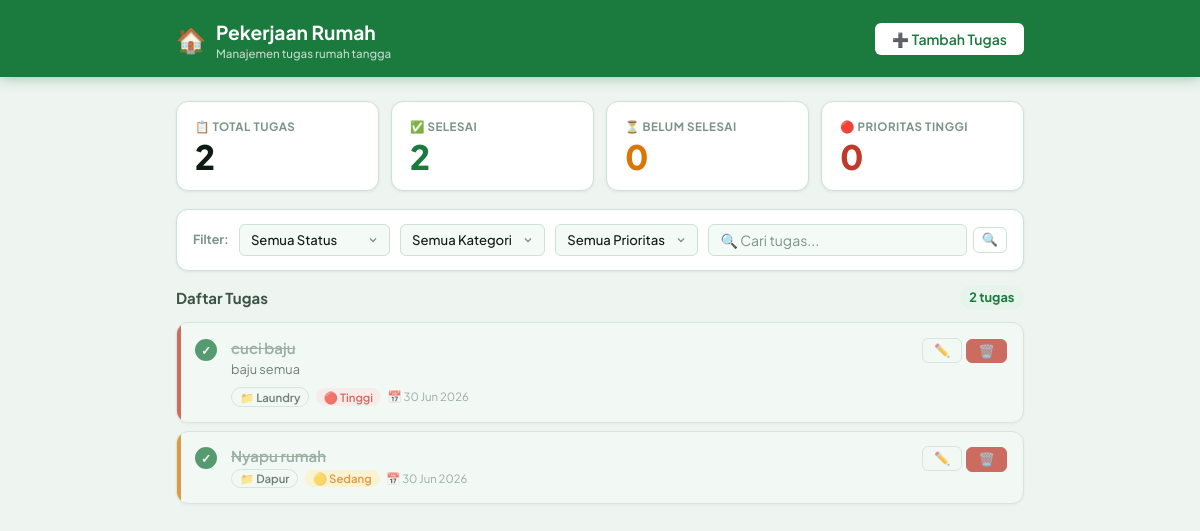
The page / on the database its author committed.
### tables this page shows
CREATE TABLE tasks (
                id              INTEGER PRIMARY KEY AUTOINCREMENT,
                judul           TEXT    NOT NULL,
                deskripsi       TEXT    DEFAULT '',
                kategori        TEXT    DEFAULT 'Lainnya',
                prioritas       TEXT    DEFAULT 'Sedang',
                status          INTEGER DEFAULT 0,
                tanggal_target  DATE,
                dibuat_pada     DATETIME DEFAULT CURRENT_TIMESTAMP
            );

### index.php (the view, shortened to what this page needs)
<?php
$db = getDB();
$f_status    = $_GET['status']    ?? 'semua';
$f_kategori  = $_GET['kategori']  ?? 'semua';
$f_prioritas = $_GET['prioritas'] ?? 'semua';
$q           = trim($_GET['q']    ?? '');
$where  = ['1=1'];
$params = [];
$whereStr = implode(' AND ', $where);
$stmt = $db->prepare("
    SELECT * FROM tasks
    WHERE {$whereStr}
    ORDER BY
        status ASC,
        CASE prioritas WHEN 'Tinggi' THEN 1 WHEN 'Sedang' THEN 2 ELSE 3 END ASC,
        dibuat_pada DESC
");
$stmt->execute($params);
$tasks = $stmt->fetchAll();
$stats = $db->query("
    SELECT
        COUNT(*)  AS total,
        SUM(status)  AS selesai,
        SUM(CASE WHEN status = 0 THEN 1 ELSE 0 END) AS belum,
        SUM(CASE WHEN prioritas = 'Tinggi' AND status = 0 THEN 1 ELSE 0 END) AS tinggi
    FROM tasks
")->fetch();
$today     = date('Y-m-d');
$hasFilter = ($f_status !== 'semua' || $f_kategori !== 'semua' || $f_prioritas !== 'semua' || $q !== '');
?>
<!DOCTYPE html>
<html lang="id">
<head>
  <link rel="stylesheet" href="style.css">
</head>
<body>
<header class="app-header">
  <div class="container">
    <a href="index.php" class="app-logo">
      <span class="icon">🏠</span>
      <div>
        <h1>Pekerjaan Rumah</h1>
        <p>Manajemen tugas rumah tangga</p>
      </div>
    </a>
    <a href="add.php" class="btn btn-white">➕ Tambah Tugas</a>
  </div>
</header>
<main>
<div class="container">
  <div class="stats-grid">
    <div class="stat-card">
      <div class="lbl">📋 Total Tugas</div>
      <div class="val"><?= (int)$stats['total'] ?></div>
    </div>
    <div class="stat-card s-selesai">
      <div class="lbl">✅ Selesai</div>
      <div class="val"><?= (int)$stats['selesai'] ?></div>
    </div>
    <div class="stat-card s-pending">
      <div class="lbl">⏳ Belum Selesai</div>
      <div class="val"><?= (int)$stats['belum'] ?></div>
    </div>
    <div class="stat-card s-tinggi">
      <div class="lbl">🔴 Prioritas Tinggi</div>
      <div class="val"><?= (int)$stats['tinggi'] ?></div>
    </div>
  </div>
  <form method="GET" action="index.php" class="filter-bar">
    <span class="filter-lbl">Filter:</span>
    <select name="status" class="filter-select" onchange="this.form.submit()">
      <option value="semua"  <?= $f_status==='semua'   ? 'selected':'' ?>>Semua Status</option>
    </select>
    <select name="kategori" class="filter-select" onchange="this.form.submit()">
      <option value="semua" <?= $f_kategori==='semua' ? 'selected':'' ?>>Semua Kategori</option>
    </select>
    <select name="prioritas" class="filter-select" onchange="this.form.submit()">
      <option value="semua"  <?= $f_prioritas==='semua'  ? 'selected':'' ?>>Semua Prioritas</option>
    </select>
    <div class="search-wrap">
      <input type="search" name="q" class="search-input"
             placeholder="🔍 Cari tugas..."
             value="<?= htmlspecialchars($q) ?>">
      <button type="submit" class="btn btn-outline btn-sm btn-icon" title="Cari">🔍</button>
    </div>
  </form>
  <div class="section-hdr">
    <h2>Daftar Tugas <?= $hasFilter ? '<span style="font-weight:500;color:var(--text-3)">(filter aktif)</span>' : '' ?></h2>
    <span class="count-pill"><?= count($tasks) ?> tugas</span>
  </div>
  <?php if (empty($tasks)): ?>
  <div class="empty">
    <div class="ico">📋</div>
    <h3>Tidak ada tugas ditemukan</h3>
    <p><?= $hasFilter
        ? 'Coba ubah atau reset filter di atas.'
        : 'Yuk mulai catat pekerjaan rumah kamu!' ?></p>
    <?php if (!$hasFilter): ?>
    <a href="add.php" class="btn btn-primary">➕ Tambah Tugas Pertama</a>
    <?php else: ?>
    <a href="index.php" class="btn btn-outline">✕ Reset Filter</a>
    <?php endif; ?>
  </div>
  <?php else: ?>
  <div class="task-list">
    <?php foreach ($tasks as $task): ?>
    <?php
      $done      = $task['status'] == 1;
      $prioLower = strtolower($task['prioritas']);
      $overdue   = !$done && $task['tanggal_target'] && $task['tanggal_target'] < $today;
    ?>
    <div class="task-card prio-<?= $prioLower ?> <?= $done ? 'done' : '' ?>">
      <div class="task-toggle">
        <form method="POST" action="toggle.php">
          <button type="submit" class="toggle-btn"
                  title="<?= $done ? 'Tandai Belum Selesai' : 'Tandai Selesai' ?>">
            <?= $done ? '✓' : '' ?>
          </button>
        </form>
      </div>
      <div class="task-body">
        <div class="task-judul"><?= htmlspecialchars($task['judul']) ?></div>
        <?php if (!empty($task['deskripsi'])): ?>
        <div class="task-desc"><?= htmlspecialchars($task['deskripsi']) ?></div>
        <?php endif; ?>
        <div class="task-meta">
          <span class="badge badge-kat">📁 <?= htmlspecialchars($task['kategori']) ?></span>
          <span class="badge badge-<?= $prioLower ?>">
            <?= $task['prioritas']==='Tinggi' ? '🔴' : ($task['prioritas']==='Sedang' ? '🟡' : '🟢') ?>
            <?= htmlspecialchars($task['prioritas']) ?>
          </span>
          <?php if ($task['tanggal_target']): ?>
          <span class="badge-due <?= $overdue ? 'overdue' : '' ?>">
            <?= $overdue ? '⚠️ Terlambat! ' : '📅 ' ?>
            <?= date('d M Y', strtotime($task['tanggal_target'])) ?>
          </span>
          <?php endif; ?>
        </div>
      </div>
      <div class="task-actions">
        <a href="edit.php?id=<?= $task['id'] ?>" class="btn btn-outline btn-sm" title="Edit tugas">✏️</a>
        <form method="POST" action="delete.php"
              onsubmit="return confirm('Hapus tugas "<?= addslashes(htmlspecialchars($task['judul'])) ?>"?')">
          <button type="submit" class="btn btn-danger btn-sm" title="Hapus tugas">🗑️</button>
        </form>
      </div>
    </div>
    <?php endforeach; ?>
  </div>
  <?php endif; ?>
  <div class="spacer"></div>
</div>
</main>
</body>
</html>

### rows shown on the page
tasks: judul "cuci baju", deskripsi "baju semua", kategori "Laundry", prioritas "Tinggi", tanggal_target "30 Jun 2026"
tasks: judul "Nyapu rumah", kategori "Dapur", prioritas "Sedang", tanggal_target "30 Jun 2026"

### other values the page prints
$stats['total'] "2"
$stats['selesai'] "2"
$stats['belum'] "0"
$stats['tinggi'] "0"
count($tasks) "2"
